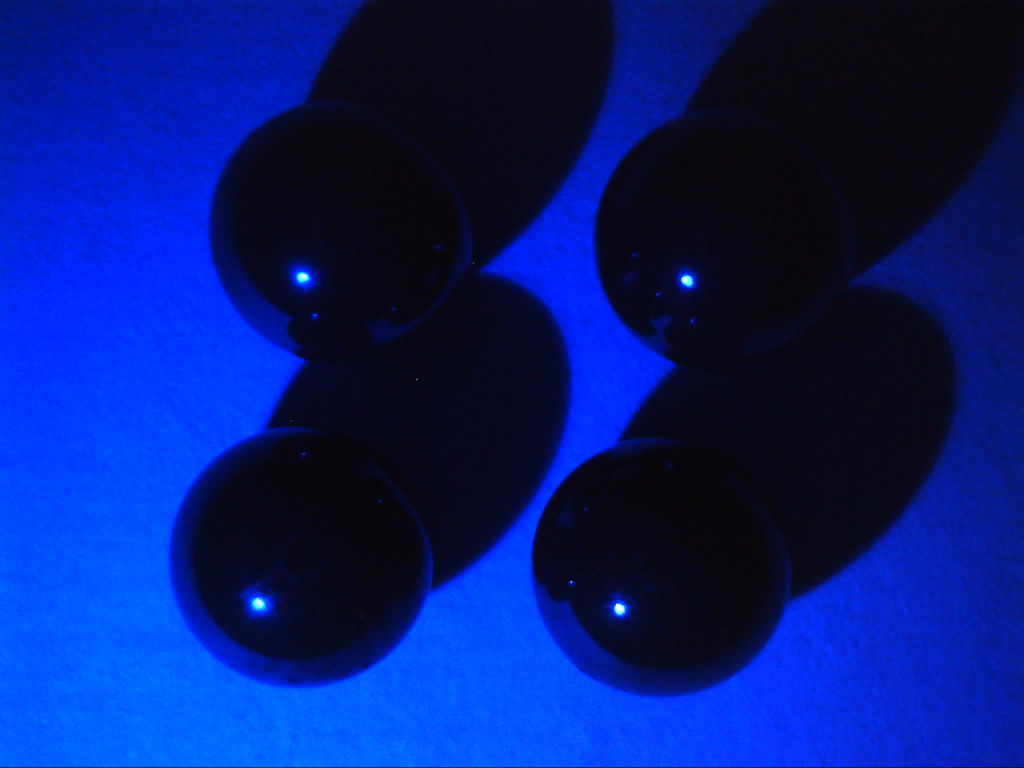
#> input picture down24/101.jpg, 2048 x 1536 px (shown at 1/2 size); its folder holds only this picture in this run
$ python get_highlight1.py
#> lines starting #> are read from the running program, lines starting #| are printed output that depends on the picture; after the words box and inside, x2 and y2 are one past the last pixel; in counts of white or black regions, pixels touching at a corner belong together
'''
Created on 2018.3.20
@author: Zephyr Yan
Telephone: 18811346093
Function：灰度重心法提取高光点（批量）
Bug: region.coords#得到的是按行列排列的[i,j]的点坐标
Vision: 2.0
'''
import cv2
import numpy as np
from skimage import data,segmentation,measure,morphology,color
import glob

images = glob.glob("./*.jpg")
num_img = len(images)
Coord_highlight = np.zeros((4,2,num_img))
CoordInWorld = np.zeros((4,2,num_img))
num_img = 0
for fname in images:
    img = cv2.imread(fname)
#> img is the input picture: shape (1536, 2048, 3); mean B, G, R 119, 29.3, 5.9
    gray = cv2.cvtColor(img,cv2.COLOR_BGR2GRAY)
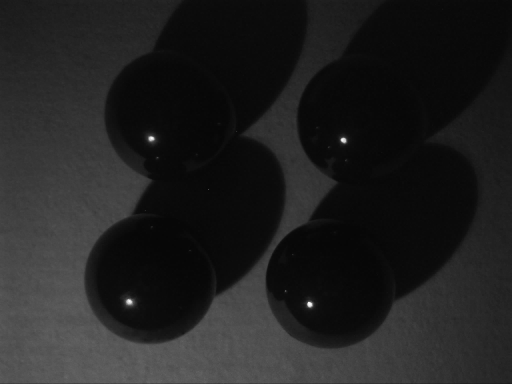
#> gray: shape (1536, 2048) (shown at 1/4 size); min 2, max 254, mean 32.5
    gray=cv2.GaussianBlur(gray, (9, 9), 0)

    kernel = cv2.getStructuringElement(cv2.MORPH_ELLIPSE,(8,8))#圆结构元素
    img = cv2.erode(img,kernel,iterations = 1)
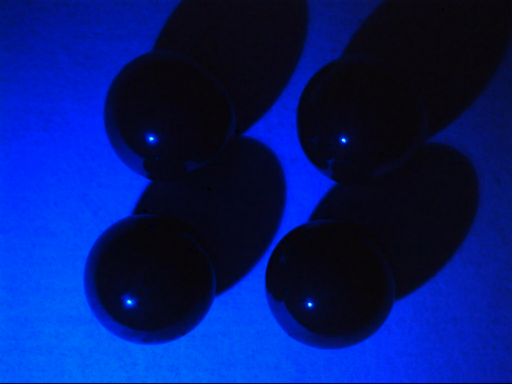
#> img: shape (1536, 2048, 3) (shown at 1/4 size); mean B, G, R 113.2, 26.2, 4.1
    img = cv2.dilate(img,kernel,iterations = 1)

    retval, img1 = cv2.threshold(gray, 180, 255, cv2.THRESH_BINARY)#阈值的选择非常重要
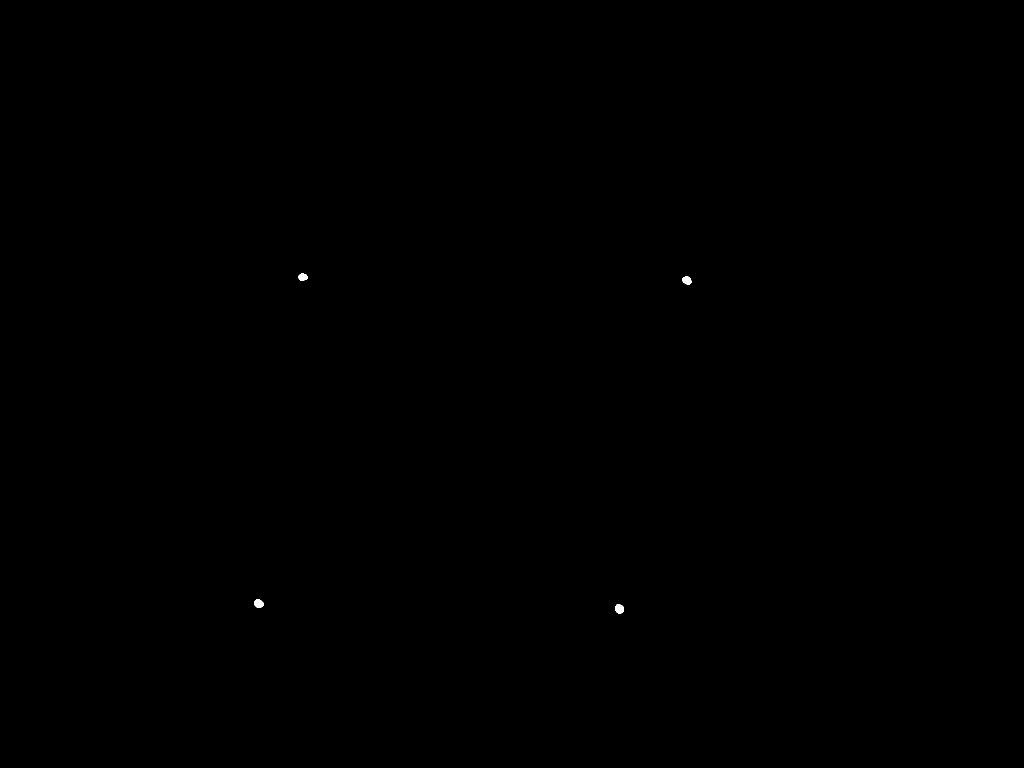
#> img1: shape (1536, 2048) (shown at 1/2 size); 0.03% white; 4 white regions, box (x1, y1, x2, y2) and area: (1230, 1208, 1248, 1227) 266, (508, 1198, 527, 1216) 256, (1364, 553, 1383, 570) 240, (597, 547, 615, 562) 214
    cv2.namedWindow("Hlight",0)
    cv2.resizeWindow("Hlight", 640, 480)
    cv2.imshow("Hlight",img1)
    cv2.waitKey(50)
    cv2.destroyAllWindows()
    label_image =measure.label(img1)  #连通区域标记
#> label_image: shape (1536, 2048) int64; 5 distinct labels, from 0 to 4
    #https://www.cnblogs.com/denny402/p/5166258.html
    num_highlight = 0

    for region in measure.regionprops(label_image):
        points = region.coords#得到的是按行列排列的[i,j]
        m,n = points.shape
        x = 0
        y = 0
        g_total = 0
        for i in range(m):
            x = x + gray[points[i,0],points[i,1]]*points[i,1]#X是列项
            y = y + gray[points[i,0],points[i,1]]*points[i,0]#Y是行项
            g_total = g_total + gray[points[i,0],points[i,1]]
        x_focus = x/g_total
        y_focus = y/g_total
        print(x_focus,y_focus)
        #====索引格式为num_highlight：第几个圆；0,1表示x,y；num_img：第几幅图
        Coord_highlight[num_highlight,0,num_img] = x_focus
        Coord_highlight[num_highlight,1,num_img] = y_focus
        num_highlight += 1
#> this loop made 4 passes
#> (m, x_focus, y_focus) on passes 1 to 4: (214, 605.4, 553.8), (240, 1373.3, 560.5), (256, 517, 1206.5), (266, 1238.5, 1217.2)
#> (printed output is left out)
#> after the loop, num_highlight = 4
    num_img += 1
#===存储为npz格式===
np.savez("./highlightpx/Coord_highlight",Coord_highlight = Coord_highlight)

$ run again, on down24/131.jpg
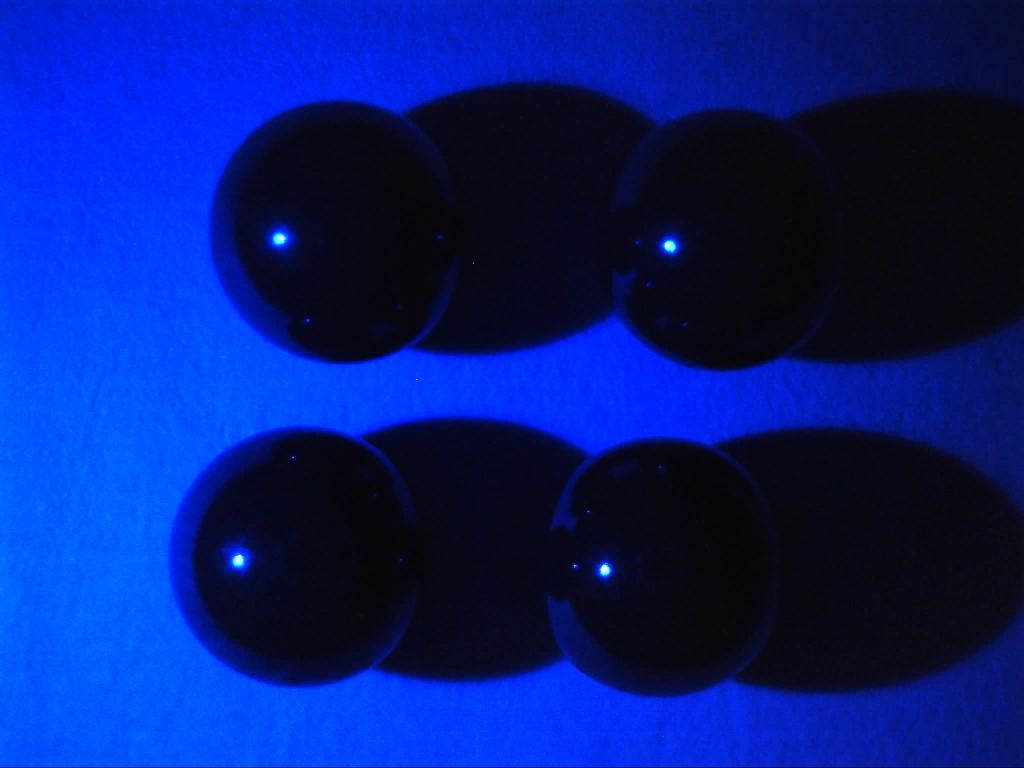
#> input picture down24/131.jpg, 2048 x 1536 px (shown at 1/2 size)
#> img is the input picture: shape (1536, 2048, 3); mean B, G, R 122.6, 29.6, 5.3
#> `gray = cv2.cvtColor(img,cv2.COLOR_BGR2GRAY)`:
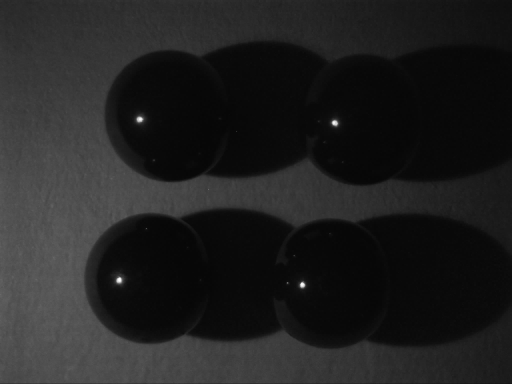
#> gray: shape (1536, 2048) (shown at 1/4 size); min 1, max 255, mean 32.9
#> `img = cv2.erode(img,kernel,iterations = 1)`:
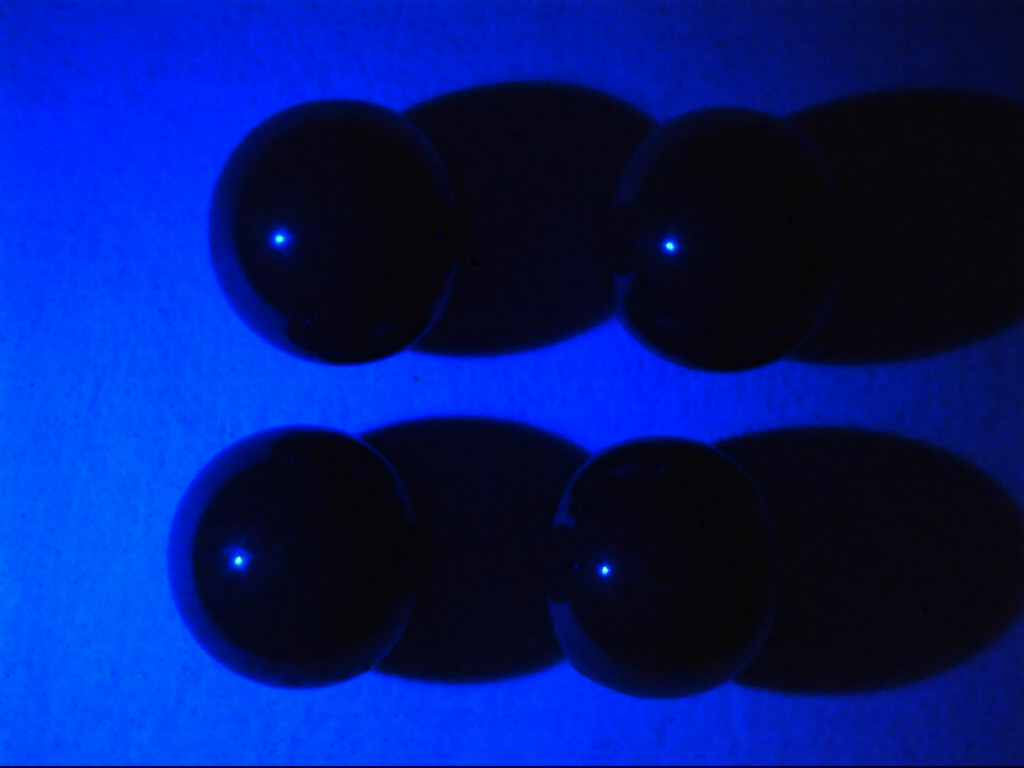
#> img: shape (1536, 2048, 3) (shown at 1/2 size); mean B, G, R 117.1, 26.6, 3.8
#> img1: shape (1536, 2048); 0.03% white; 4 white regions, box (x1, y1, x2, y2) and area: (468, 1110, 486, 1130) 278, (1330, 483, 1349, 501) 261, (550, 469, 570, 486) 256, (1202, 1130, 1218, 1148) 227
#> label_image: shape (1536, 2048) int64; 5 distinct labels, from 0 to 4
#> the loop `for region in measure.regionprops(label_image):` made 4 passes
#> (m, x_focus, y_focus) on passes 1 to 4: (256, 559.2, 477.3), (261, 1338.7, 491.5), (278, 476.6, 1120.1), (227, 1209.3, 1139.1)
#> (printed output is left out)
#> after the loop `for region in measure.regionprops(label_image):`: num_highlight = 4

$ run again, on down24/151.jpg
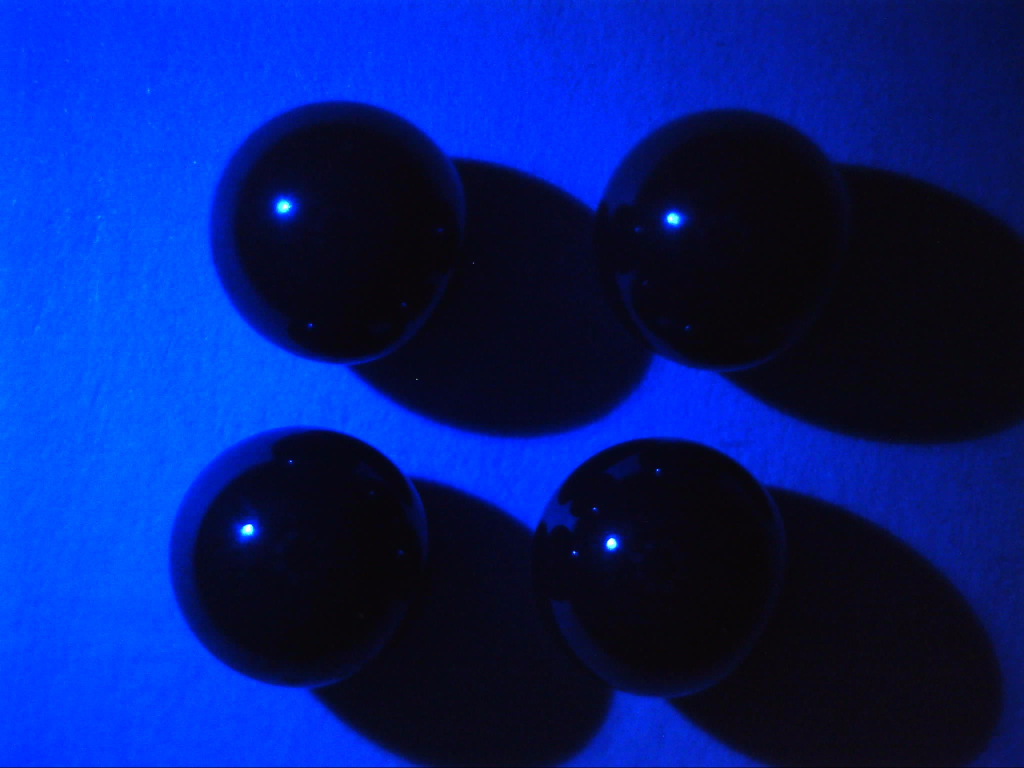
#> input picture down24/151.jpg, 2048 x 1536 px (shown at 1/2 size)
#> img is the input picture: shape (1536, 2048, 3); mean B, G, R 121.6, 31, 5.5
#> `gray = cv2.cvtColor(img,cv2.COLOR_BGR2GRAY)`:
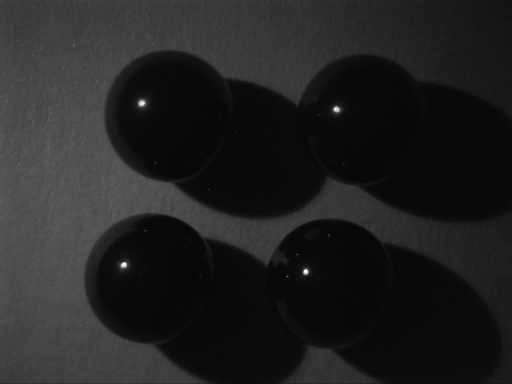
#> gray: shape (1536, 2048) (shown at 1/4 size); min 0, max 255, mean 33.7
#> `img = cv2.erode(img,kernel,iterations = 1)`:
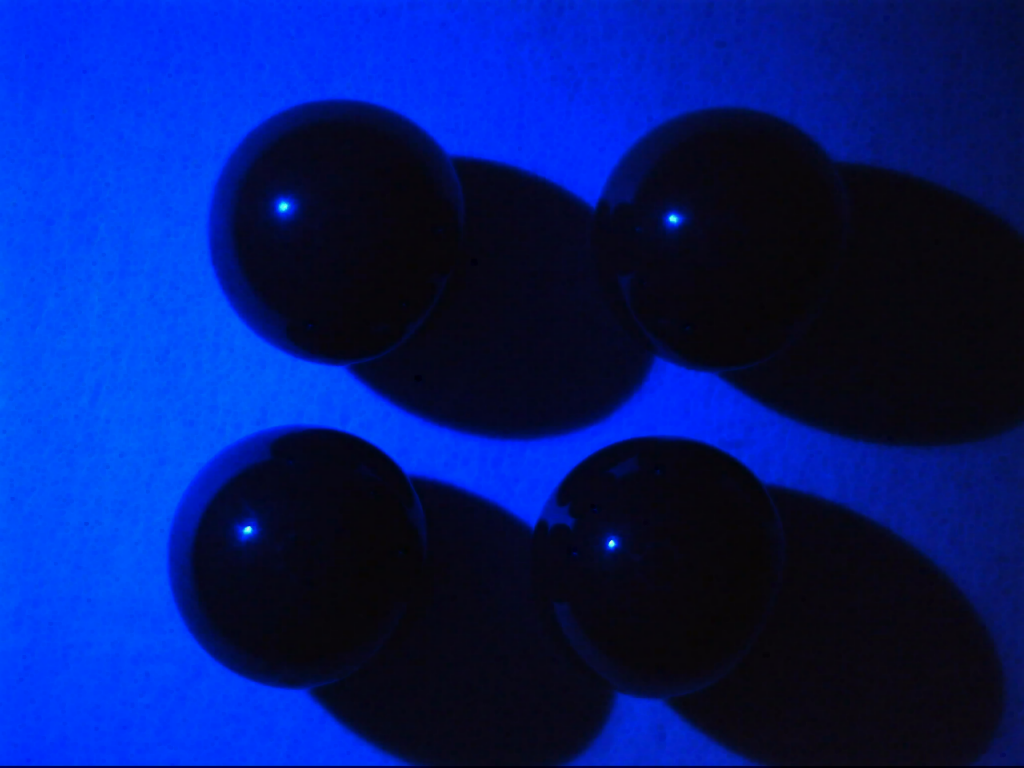
#> img: shape (1536, 2048, 3) (shown at 1/2 size); mean B, G, R 116.3, 27.9, 3.9
#> img1: shape (1536, 2048); 0.03% white; 4 white regions, box (x1, y1, x2, y2) and area: (558, 405, 579, 423) 293, (486, 1050, 505, 1068) 279, (1336, 429, 1355, 446) 252, (1215, 1077, 1232, 1096) 243
#> label_image: shape (1536, 2048) int64; 5 distinct labels, from 0 to 4
#> the loop `for region in measure.regionprops(label_image):` made 4 passes
#> (m, x_focus, y_focus) on passes 1 to 4: (293, 567.5, 413.1), (252, 1345.1, 437.2), (279, 495.4, 1058.6), (243, 1222.7, 1086.4)
#> (printed output is left out)
#> after the loop `for region in measure.regionprops(label_image):`: num_highlight = 4
